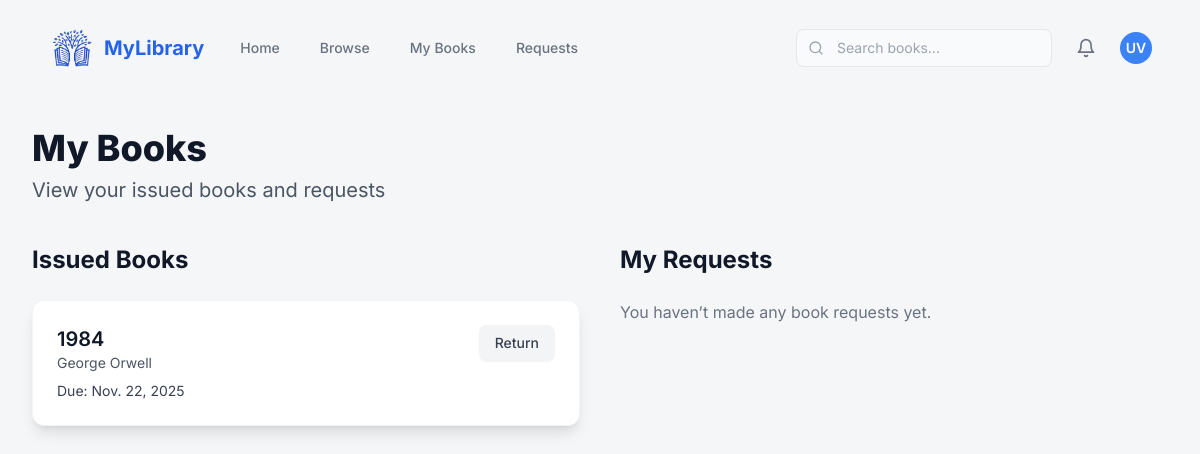
Page /user/my-books (signed in) on the earlier database version.
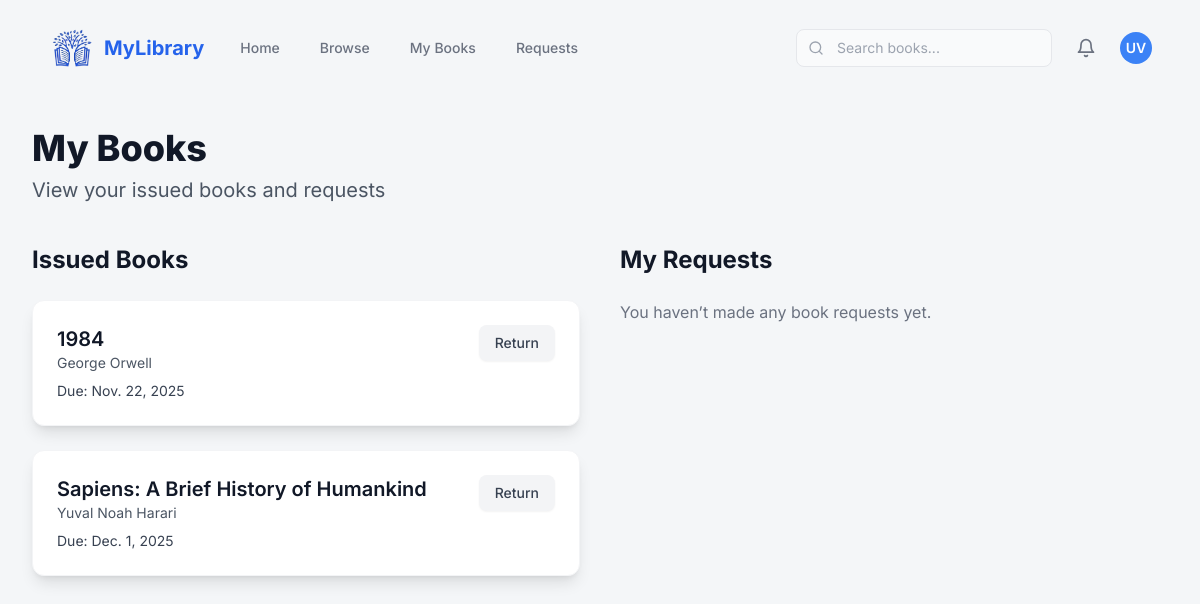
Same page on the later database version.
### library_db/models.py (models this page shows, shortened)
class IssueRecord(models.Model):
    STATUS_CHOICES = [
        ('issued', 'Issued'),
        ('returned', 'Returned'),
        ('overdue', 'Overdue'),
    ]
    issue_id = models.AutoField(primary_key=True)
    user = models.ForeignKey(settings.AUTH_USER_MODEL, on_delete=models.CASCADE, related_name='issues')
    book = models.ForeignKey(Book, on_delete=models.CASCADE, related_name='issues')
    issue_date = models.DateField()
    due_date = models.DateField()
    return_date = models.DateField(blank=True, null=True)
    status = models.CharField(max_length=20, choices=STATUS_CHOICES)

class Book(models.Model):
    book_id = models.AutoField(primary_key=True)
    isbn = models.CharField(max_length=20, unique=True)
    title = models.CharField(max_length=255)
    author = models.CharField(max_length=100)
    genre = models.ManyToManyField(Genre, related_name='books')
    language = models.ForeignKey(Language, on_delete=models.CASCADE, related_name='books', null=True)
    description = models.TextField(blank=True, null=True)
    image_url = models.URLField(max_length=500, blank=True, null=True)
    total_copies = models.IntegerField()
    available_copies = models.IntegerField()
    def genre_display(self):
      return ', '.join(genre.genre_name for genre in self.genre.all())
    genre_display.short_description = 'Genres'

### LMS/views.py (the view)
# urls.py: path('user/my-books', views.user_my_books, name='user_my_books'),
@login_required
def user_my_books(request):
    issued_books = IssueRecord.objects.filter(user__email =request.user.email).select_related('book')
    user_request = Request.objects.filter(user=request.user).select_related('book')
    context = {
        'issued_books': issued_books,
        'user_request': user_request,
    }
    return render(request, 'users/books.html', context)

### templates/users/books.html (shortened to what this page needs)
{% include "index.html" %}
{% block content %}
<main class="max-w-7xl mx-auto px-4 sm:px-6 lg:px-8 py-8">
    <header class="mb-10">
        <h1 class="text-4xl font-extrabold text-gray-900 mb-2">My Books</h1>
        <p class="text-xl text-gray-600">View your issued books and requests</p>
    </header>
    <div class="grid grid-cols-1 lg:grid-cols-2 gap-10">
        <div>
            <h2 class="text-2xl font-bold text-gray-900 mb-6">Issued Books</h2>
            {% if issued_books %}
                {% for record in issued_books %}
                <div class="bg-white p-6 rounded-xl shadow-lg border border-gray-100 mb-6 flex justify-between items-start">
                    <div>
                        <p class="text-xl font-semibold text-gray-900">{{ record.book.title }}</p>
                        <p class="text-sm text-gray-600 mb-2">{{ record.book.author }}</p>
                        <p class="text-sm text-gray-700">Due: {{ record.due_date }}</p>
                    </div>
                    <button
                        class="py-2 px-4 text-sm
                               {% if record.status == 'overdue' %}
                                   bg-red-600 text-white hover:bg-red-700
                               {% else %}
                                   bg-gray-100 text-gray-700 hover:bg-gray-200
                               {% endif %}
                               font-medium rounded-lg transition duration-150 shadow-sm">
                        Return
                    </button>
                </div>
                {% endfor %}
            {% else %}
                <p class="text-gray-500">You haven’t issued any books yet.</p>
            {% endif %}
        </div>
        <div>
            <h2 class="text-2xl font-bold text-gray-900 mb-6">My Requests</h2>
            {% if my_requests %}
                {% for req in my_requests %}
                <div class="bg-white p-6 rounded-xl shadow-lg border border-gray-100 mb-6 flex justify-between items-start">
                    <div>
                        <p class="text-xl font-semibold text-gray-900">{{ req.book.title }}</p>
                        <p class="text-sm text-gray-600 mb-2">{{ req.book.author }}</p>
                        <p class="text-sm text-gray-700">Requested on {{ req.request_date }}</p>
                    </div>
                    {% if req.status == "pending" %}
                        <span class="bg-yellow-100 text-yellow-700 text-xs font-bold px-3 py-1 rounded-full shadow-sm">Pending</span>
                    {% elif req.status == "approved" %}
                        <span class="bg-green-100 text-green-700 text-xs font-bold px-3 py-1 rounded-full shadow-sm">Approved</span>
                    {% else %}
                        <span class="bg-red-100 text-red-700 text-xs font-bold px-3 py-1 rounded-full shadow-sm">Rejected</span>
                    {% endif %}
                </div>
                {% endfor %}
            {% else %}
                <p class="text-gray-500">You haven’t made any book requests yet.</p>
            {% endif %}
        </div>
    </div>
</main>
{% endblock %}

Differences in the rows shown:
added IssueRecord: book "Sapiens: A Brief History of Humankind", book.author "Yuval Noah Harari", due_date "Dec. 1, 2025"
